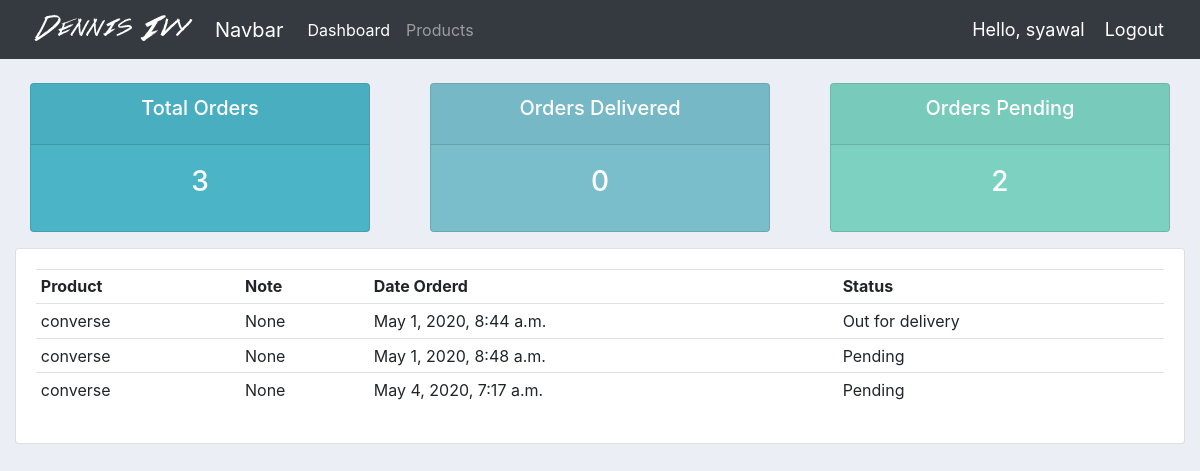
The page /user/ (signed in) on the database its author committed.
### accounts/models.py (models this page shows, shortened)
class Order(models.Model):
    STATUS = (
            ('Pending', 'Pending'),
            ('Out for delivery', 'Out for delivery'),
            ('Delivered', 'Delivered'),
            )
    customer = models.ForeignKey(Customer, null=True, on_delete=models.SET_NULL)
    product = models.ForeignKey(Product, null=True, on_delete=models.SET_NULL)
    date_created = models.DateTimeField(auto_now_add=True, null=True)
    status = models.CharField(max_length=200, null=True, choices=STATUS)
    note = models.CharField(max_length=100, null=True,)

class Product(models.Model):
    CATEGORY = (
        ('Indoor', 'Indoor'),
        ('Out Door', 'Out Door'),
    )
    name = models.CharField(max_length=200, null=True)
    price = models.FloatField(null=True)
    category = models.CharField(max_length=200, null=True, choices=CATEGORY)
    description = models.CharField(max_length=200, null=True)
    date_created = models.DateTimeField(auto_now_add=True, null=True)
    tags = models.ManyToManyField(Tag)
    def __str__(self):
        return self.name

### accounts/views.py (the view)
# urls.py: path('user/', views.userPage, name='user-page'),
def userPage(request):
    orders = request.user.customer.order_set.all()
    total_orders = orders.count()
    delivered = orders.filter(status='Delivered').count()
    pending = orders.filter(status='Pending').count()
    context = {'orders': orders,
               'total_orders': total_orders,
               'delivered': delivered,
               'pending': pending,
               }
    return render(request, 'accounts/user.html', context)

### accounts/templates/accounts/user.html
{%  extends 'accounts/main.html' %}
{% block content %}
{%  include 'accounts/status.html' %}
<div class="row">
   <div class="col-md">
      <div class="card card-body">
         <table class="table table-sm">
            <tr>
               <th>Product</th>
               <th>Note</th>
               <th>Date Orderd</th>
               <th>Status</th>
            </tr>
            {% for order in orders %}
            <tr>
               <td>{{order.product}}</td>
               <td>{{order.note}}</td>
               <td>{{order.date_created}}</td>
               <td>{{order.status}}</td>
            </tr>
            {% endfor %}
         </table>
      </div>
   </div>
</div>
{% endblock content %}

### accounts/templates/accounts/main.html (shortened to what this page needs)
{% load static %}
<!doctype html>
<html lang="en">
<head>
    <link rel="stylesheet" href="https://maxcdn.bootstrapcdn.com/bootstrap/4.0.0/css/bootstrap.min.css">
    <link rel="stylesheet" type="text/css" href="{% static '/css/main.css' %}">
</head>
<body>
    {% include "accounts/navbar.html" %}
    <div class="container-fluid">
     {% block content %}{% endblock %}
    </div>
</body>
</html>

### accounts/templates/accounts/navbar.html (shortened to what this page needs)
{% load static %}
<nav class="navbar navbar-expand-lg navbar-dark bg-dark">
    <img src="{% static '/images/logo.png' %}" alt="">
    <a class="navbar-brand" href="#">Navbar</a>
    <div class="collapse navbar-collapse" id="navbarNav">
        <ul class="navbar-nav">
            {% if request.user.is_staff %}
                <li class="nav-item active">
                    <a class="nav-link" href="{% url 'home' %}">Dashboard</a>
                </li>
                <li class="nav-item">
                    <a class="nav-link" href="{% url 'products' %}">Products</a>
                </li>
            {% else %}
                <li class="nav-item">
                    <a class="nav-link" href="{% url 'account' %}">Settings</a>
                </li>
            {% endif %}
        </ul>
    </div>
    <span class="hello-msg">Hello, {{ request.user }}</span>
    <span><a class="hello-msg" href="{% url 'logout' %}">Logout</a></span>
</nav>

### accounts/templates/accounts/status.html
<br>
<div class="row">
	<div class="col">
		<div class="col-md">
			<div class="card text-center text-white  mb-3" id="total-orders">
			  	<div class="card-header">
			  		<h5 class="card-title">Total Orders</h5>
			  	</div>
			  	<div class="card-body">
			    	<h3 class="card-title">{{ total_orders }}</h3>
			  	</div>
			</div>
		</div>
	</div>
	<div class="col">
		<div class="col-md">
			<div class="card text-center text-white  mb-3" id="orders-delivered">
			  	<div class="card-header">
			  		<h5 class="card-title">Orders Delivered</h5>
			  	</div>
			  	<div class="card-body">
			    	<h3 class="card-title">{{ delivered }}</h3>
			  	</div>
			</div>
		</div>
	</div>
	<div class="col">
		<div class="col-md">
			<div class="card text-center text-white  mb-3" id="orders-pending">
			  	<div class="card-header">
			  		<h5 class="card-title">Orders Pending</h5>
			  	</div>
			  	<div class="card-body">
			    	<h3 class="card-title">{{ pending }}</h3>
			  	</div>
			</div>
		</div>
	</div>
</div>

### static/css/main.css (style rules this page uses)
body { background-color: #ebeff5; }
#total-orders { background-color: #4cb4c7; }
#orders-delivered { background-color: #7abecc; }
#orders-pending { background-color: #7CD1C0; }

### accounts/templates/accounts/navbar.html (style rules this page uses)
.hello-msg { font-size: 18px; color: #fff; margin-right: 20px; }

### rows shown on the page
Order: product "converse", note "None", date_created "May 1, 2020, 8:44 a.m.", status "Out for delivery"
Order: product "converse", note "None", date_created "May 1, 2020, 8:48 a.m.", status "Pending"
Order: product "converse", note "None", date_created "May 4, 2020, 7:17 a.m.", status "Pending"

### other values the page prints
{{ request.user }} "syawal"
{{ total_orders }} "3"
{{ delivered }} "0"
{{ pending }} "2"
